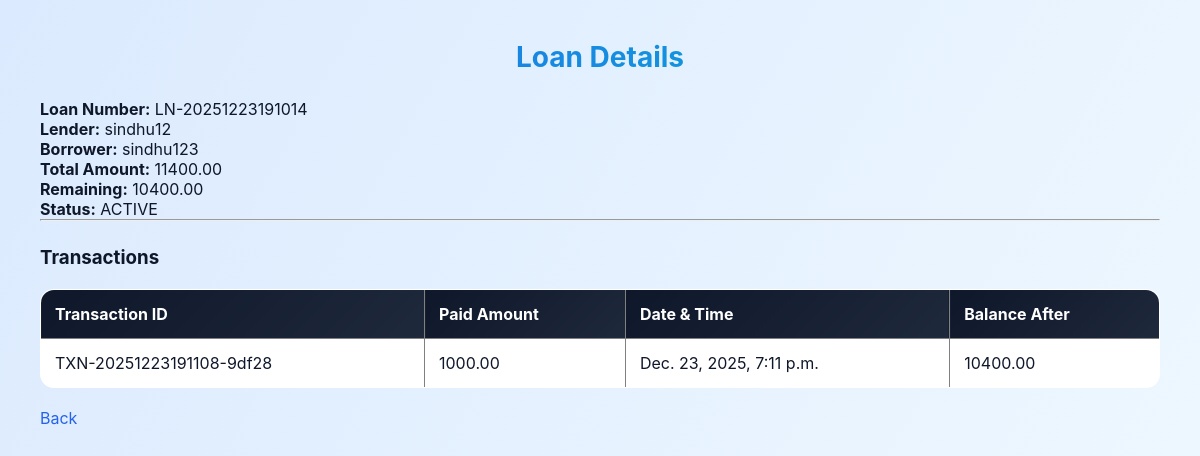
Page /loan/LN-20251223191014/ (signed in) on the committed database.
### loanapp/models.py (models this page shows, shortened)
class Loan(models.Model):
    loan_number = models.CharField(max_length=50, unique=True)
    lender = models.ForeignKey(
        AppUser,
        on_delete=models.CASCADE,
        related_name='loans_given'
    )
    borrower = models.ForeignKey(
        AppUser,
        on_delete=models.CASCADE,
        related_name='loans_taken'
    )
    principal_amount = models.DecimalField(max_digits=12, decimal_places=2)
    monthly_interest_rate = models.DecimalField(max_digits=5, decimal_places=2)
    loan_months = models.PositiveIntegerField()
    total_interest = models.DecimalField(max_digits=12, decimal_places=2)
    total_amount = models.DecimalField(max_digits=12, decimal_places=2)
    monthly_amount = models.DecimalField(max_digits=12, decimal_places=2)
    remaining_amount = models.DecimalField(max_digits=12, decimal_places=2)
    status = models.CharField(
        max_length=20,
        choices=[('ACTIVE', 'ACTIVE'), ('COMPLETED', 'COMPLETED')],
        default='ACTIVE'
    )
    loan_created_datetime = models.DateTimeField(auto_now_add=True)

class AppUser(models.Model):
    user_id = models.CharField(max_length=50, unique=True)
    first_name = models.CharField(max_length=100)
    last_name = models.CharField(max_length=100)
    email = models.EmailField(unique=True)
    phone = models.CharField(max_length=15)
    password = models.CharField(max_length=255)  # store hashed password
    created_at = models.DateTimeField(auto_now_add=True)

class Transaction(models.Model):
    transaction_id = models.CharField(max_length=60, unique=True)
    loan = models.ForeignKey(
        Loan,
        on_delete=models.CASCADE,
        related_name='transactions'
    )
    paid_amount = models.DecimalField(max_digits=12, decimal_places=2)
    balance_after = models.DecimalField(max_digits=12, decimal_places=2)
    transaction_datetime = models.DateTimeField(auto_now_add=True)

### loanapp/views.py (the view)
    def wrapper(request, *args, **kwargs):
        if not request.session.get('user_id'):
            return redirect('login')
        return view_func(request, *args, **kwargs)

### loanapp/views.py (called while the page is built)
def get_logged_in_user(request):
    user_id = request.session.get('user_id')
    if not user_id:
        return None
    return AppUser.objects.filter(user_id=user_id).first()

def login_required_custom(view_func):
    def wrapper(request, *args, **kwargs):
        if not request.session.get('user_id'):
            return redirect('login')
        return view_func(request, *args, **kwargs)
    return wrapper

@login_required_custom
def view_loan(request, loan_number):
    user = get_logged_in_user(request)
    loan = get_object_or_404(
        Loan,
        loan_number=loan_number
    )
    if user not in [loan.lender, loan.borrower]:
        messages.error(request, "Access denied")
        return redirect('dashboard')
    transactions = loan.transactions.all().order_by('-transaction_datetime')
    total_paid = transactions.aggregate(
        total=Sum('paid_amount')
    )['total'] or 0
    return render(request, 'view_loan.html', {
        'loan': loan,
        'transactions': transactions,
        'total_paid': total_paid
    })

### loanapp/templates/view_loan.html (shortened to what this page needs)
{% load static %}
<link rel="stylesheet" href="{% static 'css/style.css' %}">
<!DOCTYPE html>
<html>
<head>
</head>
<body>
<h2>Loan Details</h2>
<p><b>Loan Number:</b> {{ loan.loan_number }}</p>
<p><b>Lender:</b> {{ loan.lender.user_id }}</p>
<p><b>Borrower:</b> {{ loan.borrower.user_id }}</p>
<p><b>Total Amount:</b> {{ loan.total_amount }}</p>
<p><b>Remaining:</b> {{ loan.remaining_amount }}</p>
<p><b>Status:</b> {{ loan.status }}</p>
<hr>
<h3>Transactions</h3>
<table border="1" cellpadding="5">
    <tr>
        <th>Transaction ID</th>
        <th>Paid Amount</th>
        <th>Date & Time</th>
        <th>Balance After</th>
    </tr>
    {% for t in transactions %}
    <tr>
        <td>{{ t.transaction_id }}</td>
        <td>{{ t.paid_amount }}</td>
        <td>{{ t.transaction_datetime }}</td>
        <td>{{ t.balance_after }}</td>
    </tr>
    {% empty %}
    <tr><td colspan="4">No transactions yet</td></tr>
    {% endfor %}
</table>
<br>
<a href="{% url 'dashboard' %}">Back</a>
</body>
</html>

### loanapp/static/css/style.css (style rules this page uses)
:root { --primary: #2563eb; --secondary: #06b6d4; --success: #22c55e; --danger: #ef4444; --dark: #0f172a; --light: #f8fafc; --glass: rgba(255, 255, 255, 0.85); }
* { margin: 0; padding: 0; box-sizing: border-box; font-family: "Inter", "Segoe UI", sans-serif; }
body { background: linear-gradient(120deg, #dbeafe, #f0f9ff); min-height: 100vh; padding: 40px; color: var(--dark); }
h2 { text-align: center; font-size: 28px; margin-bottom: 25px; background: linear-gradient(to right, var(--primary), var(--secondary)); -webkit-background-clip: text; -webkit-text-fill-color: transparent; }
h3 { margin: 25px 0 15px; color: var(--dark); }
a { color: var(--primary); text-decoration: none; transition: 0.3s; }
table { width: 100%; border-collapse: collapse; margin-top: 20px; border-radius: 14px; overflow: hidden; background: white; }
th { background: linear-gradient(135deg, var(--dark), #1e293b); color: white; padding: 14px; text-align: left; }
td { padding: 14px; border-bottom: 1px solid #e5e7eb; }
tr { transition: all 0.25s ease; }

### rows in the picture
Loan: loan_number "LN-20251223191014", lender.user_id "sindhu12", borrower.user_id "sindhu123", total_amount "11400.00", remaining_amount "10400.00", status "ACTIVE"
Transaction: transaction_id "TXN-20251223191108-9df28", paid_amount "1000.00", transaction_datetime "Dec. 23, 2025, 7:11 p.m.", balance_after "10400.00"
